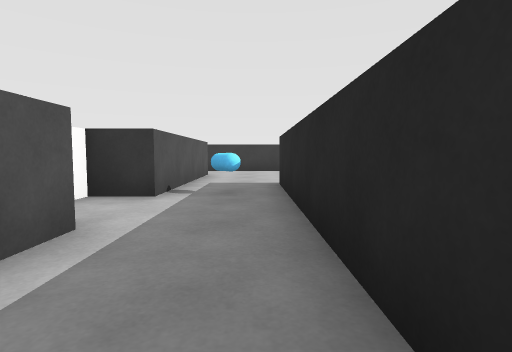
View 1 (above)

22 first-person views from a walk through a Unity game level. The camera is 0.62 m above the floor, tilts 4° down and sees 80° across. The floor is counted in squares, 1 m on a side. Each view is taken from the middle of a square. On the plan, view 1 faces up. The plan holds only what a view shows up to about 9 squares ahead; the rest is blank. The place goes on beyond the plan. The player character is not drawn. Some surface patterns are stand-ins.

View 2
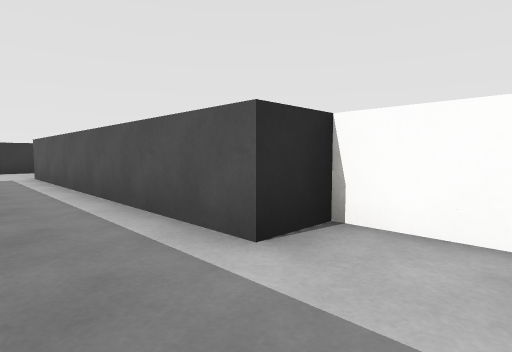

View 3
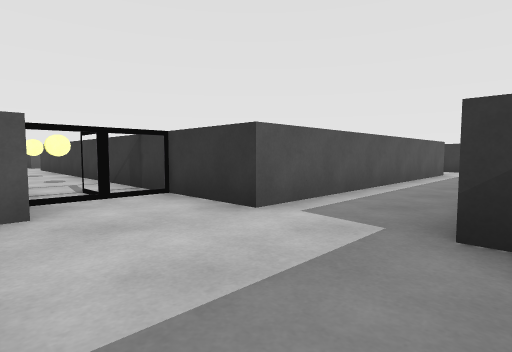

View 4
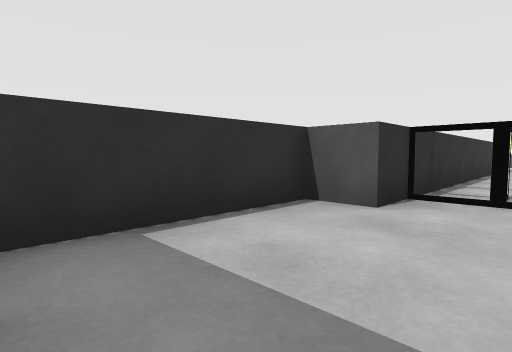

View 5
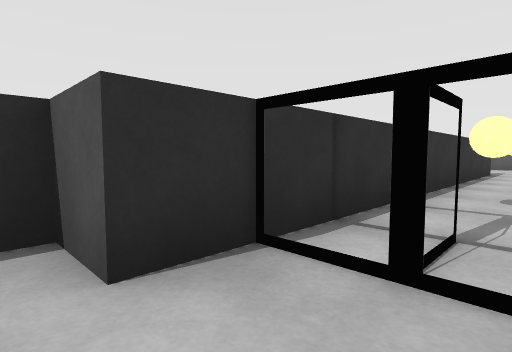

View 6
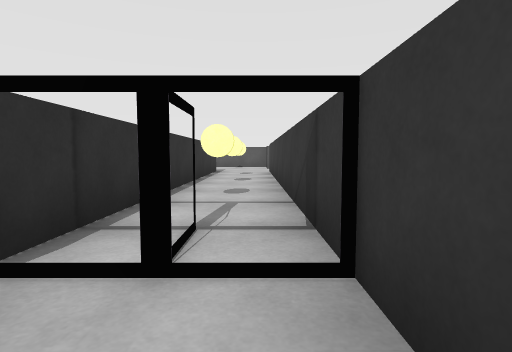

View 7
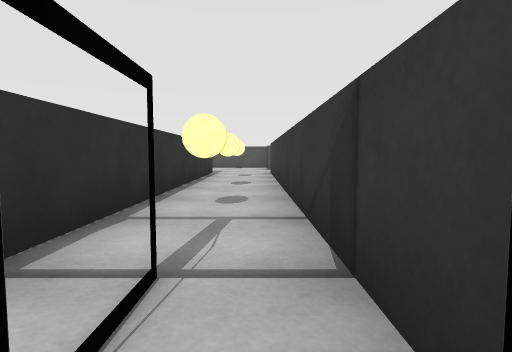

View 8
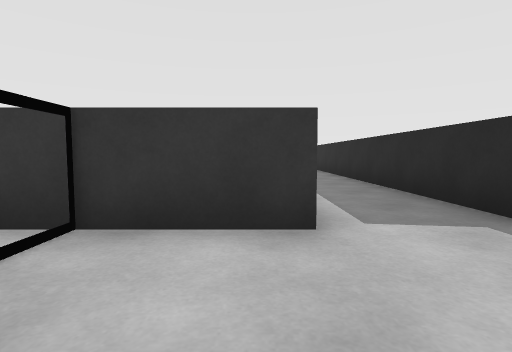

View 9
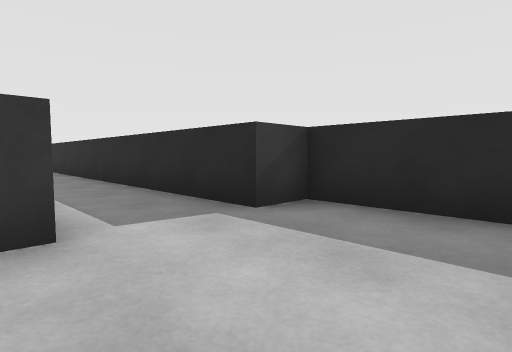

View 10
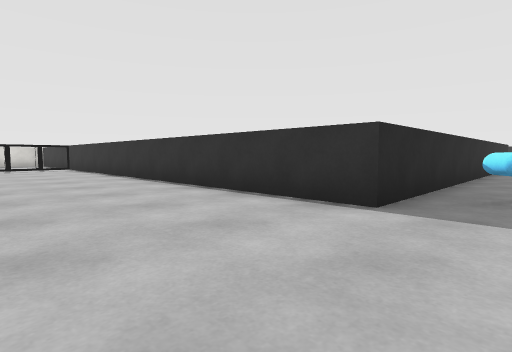

View 11
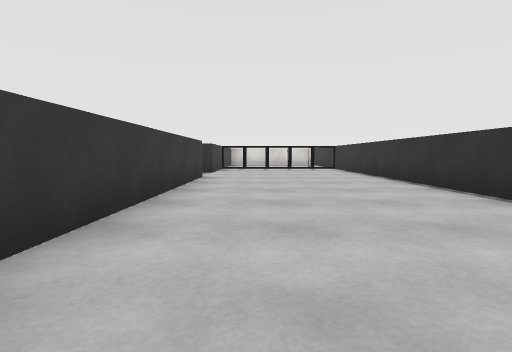

View 12
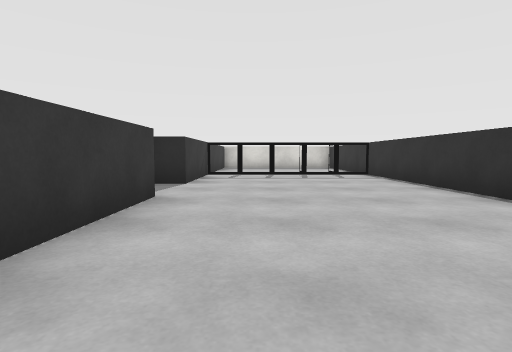

View 13
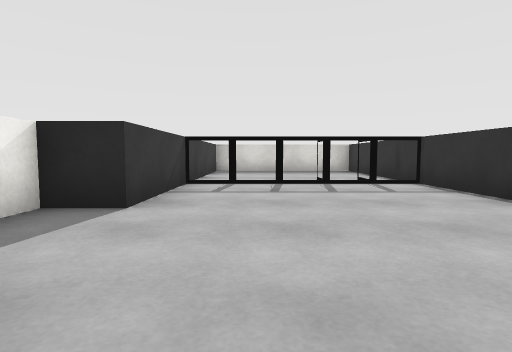

View 14
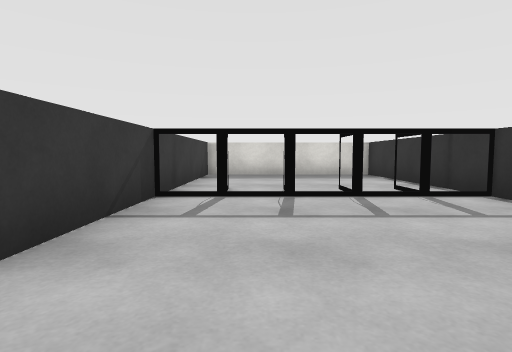

View 15
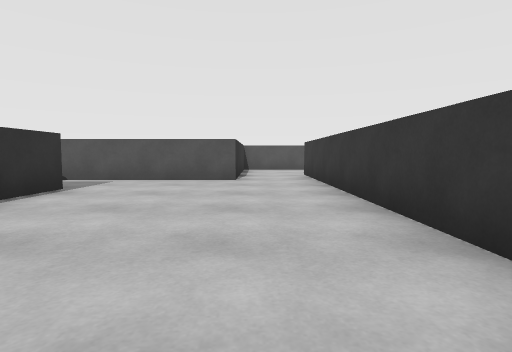

View 16
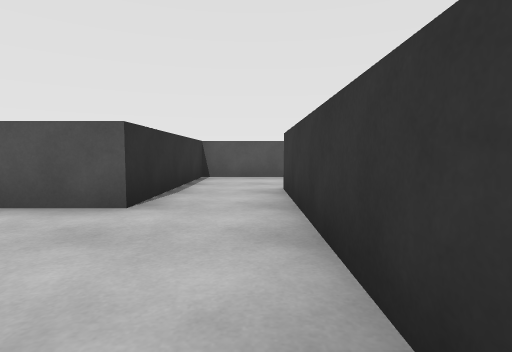

View 17
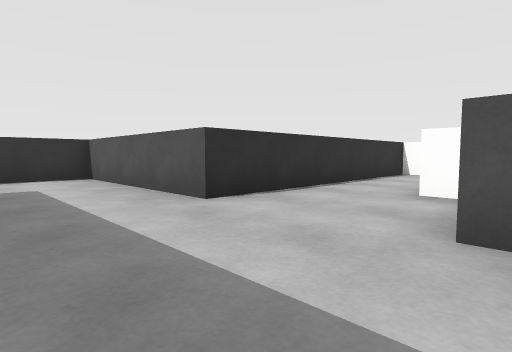

View 18
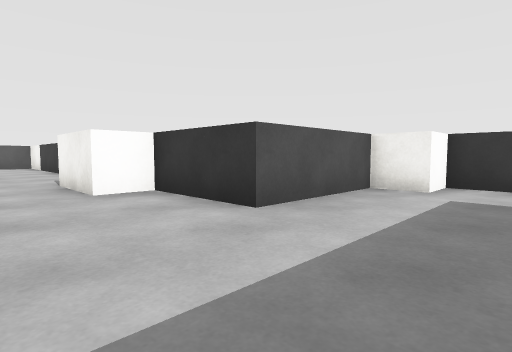

View 19
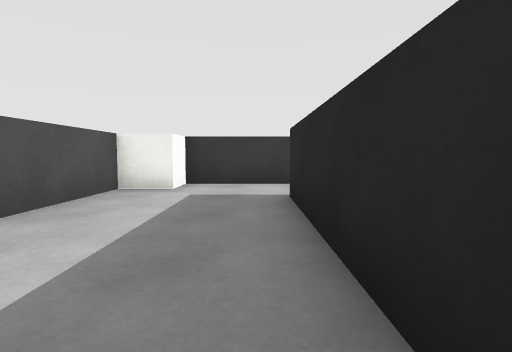

View 20
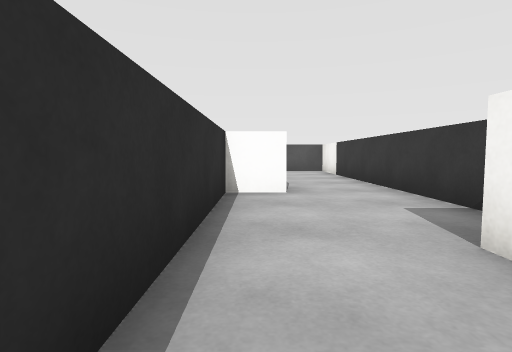

View 21
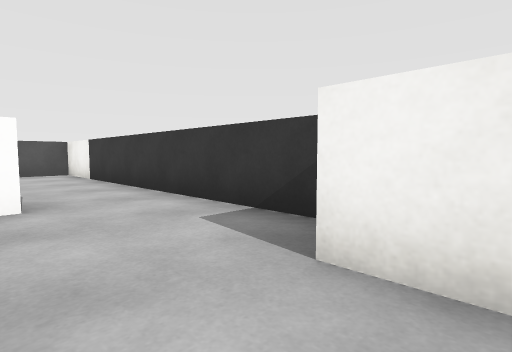

View 22
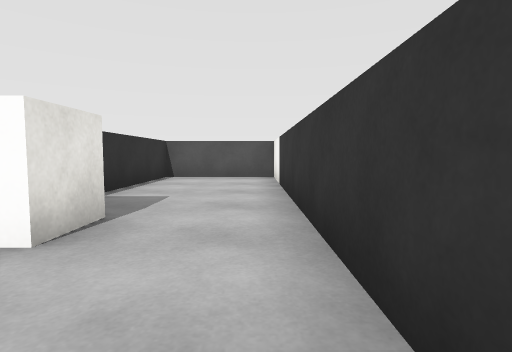

### Floor plan
Points are (right, up) in squares from view 1. A wall is a line through its corners. A room is listed if a view was taken in it or the views show most of it. See-through windows are left out.
Room 1 (views 1, 2, 5, 6, 7)
walls: (-13.2, -7.5) (-2.5, -7.5); (0.5, -5.5) (0.5, 4.5); (-2.6, 2.5) (-1.5, 2.5) (-1.5, -5.5) (-12, -5.5); (-1.5, 4.5) (-2.5, 4.5)
ways out: opening at (-1.5, -6) to room 2; opening at (-0.5, 5.5) to room 3
objects: other object (-5, -7) to (-4, -7); other object (-5, -6) to (-4, -6); block (-4, 3) to (-3, 3); block (-4, 4) to (-3, 4)
Room 2 (views 3, 4, 8, 9)
walls: (1.5, -7.8) (1.5, -5.5) (0.5, -5.5); (-2.5, -7.5) (-2.5, -8.5) (0.9, -8.5)
ways out: opening at (-1.5, -6) to room 1
Room 3 (views 10, 11, 12, 13, 14, 15, 16)
walls: (8.5, 11.5) (-1.5, 11.5); (0.5, 4.5) (0.5, 6.5) (17.5, 6.5); (-1.5, 9.5) (-1.5, 4.5); (17.5, 11.5) (10.5, 11.5)
ways out: opening at (-0.5, 5.5) to room 1; opening at (-2.5, 10.5) to room 4; opening at (9.5, 12)
objects: capsule (-1, 5); other object (14, 7); other object (14, 8); other object (14, 9); other object (14, 10); other object (14, 11)
Room 4 (views 17, 18, 19, 20, 21, 22)
walls: (-11.6, 17.5) (-18.5, 17.5); (-14, 14.5) (-6.5, 14.5) (-6.5, 9.5) (-1.5, 9.5); (-6.5, 20.6) (-6.5, 17.5) (-9, 17.5); (-3.5, 15.5) (-3.5, 19.5); (-3.2, 21.5) (-5.5, 21.5); (-1.5, 11.5) (-3.5, 11.5); (-20.5, 17.5) (-20.5, 14.5) (-17, 14.5)
ways out: opening at (-2.5, 10.5) to room 3
objects: block (-20, 18); block (-19, 18); block (-15, 15) to (-14, 15); block (-11, 17); block (-10, 17) to (-9, 17); block (-6, 21)

Positions as (right, up) in squares from view 1, and headings:
1: (0, 0), facing up
2: (0, 4), facing down-left
3: (1, -8), facing up-left
4: (1, -6), facing down-left
5: (-2, -6), facing down-left
6: (-2, -6), facing left
7: (-3, -6), facing left
8: (-2, -8), facing up
9: (-2, -8), facing up-right
10: (-1, 10), facing down-right
11: (0, 10), facing right
12: (4, 10), facing right
13: (7, 10), facing right
14: (9, 10), facing right
15: (6, 10), facing left
16: (2, 11), facing left
17: (-4, 18), facing down-left
18: (-4, 15), facing up-left
19: (-4, 15), facing up
20: (-9, 15), facing left
21: (-10, 15), facing up-left
22: (-12, 17), facing left
